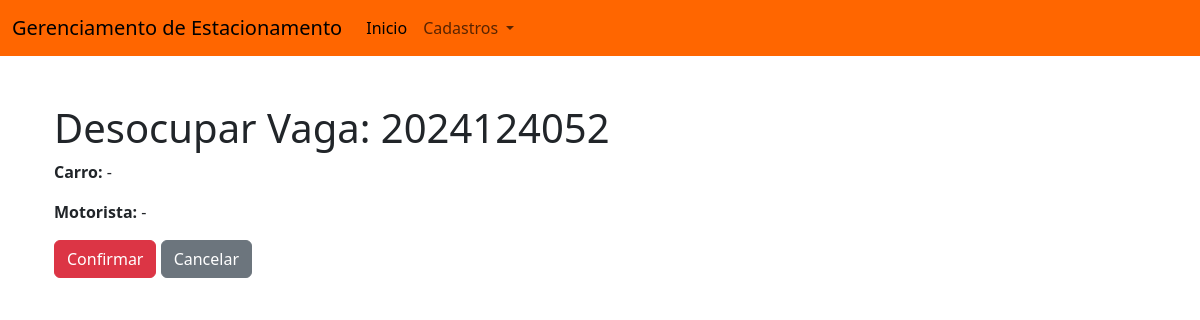
/vaga/desocupar/2024124052, run on an earlier commit of the app's database.
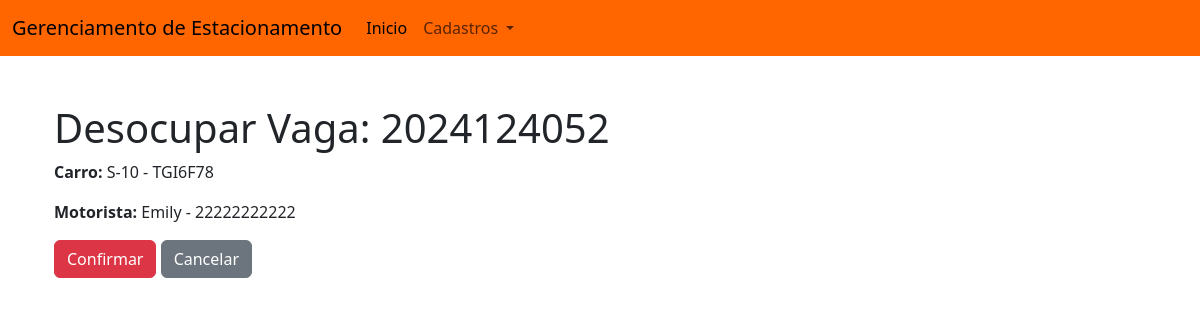
And on a later commit of the database.
### monitoramento/models.py (models this page shows, shortened)
class Vaga(models.Model):
    numero = models.PositiveIntegerField(unique=True, blank=True, null=True)
    veiculo = models.OneToOneField(Veiculo, blank=True, null=True, on_delete=models.DO_NOTHING, related_name='vaga')
    motorista =  models.OneToOneField(Motorista, blank=True, null=True, on_delete=models.DO_NOTHING, related_name='vaga')

class Veiculo(models.Model):
    placa = models.CharField(max_length=7, unique=True)
    marca = models.CharField(max_length=50)
    modelo = models.CharField(max_length=50)
    cor = models.CharField(max_length=20)

class Motorista(models.Model):
    nome = models.CharField(max_length=100)
    cpf = models.CharField(max_length=11, unique=True)
    telefone = models.CharField(max_length=15)

### monitoramento/views.py (the view)
# urls.py: path('vaga/desocupar/<int:numero>', views.vagas_desocupar, name='vagas_desocupar'),
def vagas_desocupar(request, numero):
    vaga = get_object_or_404(Vaga, numero=numero)
    if request.method =="POST":
        vaga.desocupar()
        return redirect(crud_vagas)
    return render(request, 'monitoramento/vagas_desocupar.html', {
        'vaga': vaga,
    })

### monitoramento/templates/monitoramento/vagas_desocupar.html (shortened to what this page needs)
{% extends 'base.html' %}
{% block content %}
    <div class="container mt-5">
        <h1>Desocupar Vaga: {{ vaga.numero }}</h1>
        <form method="post">
            <div class="mb-3">
                <p><b>Carro: </b> {{ vaga.veiculo.modelo }} - {{ vaga.veiculo.placa }}</p>
            </div>
            <div class="mb-3">
                <p><b>Motorista: </b> {{ vaga.motorista.nome }} - {{ vaga.motorista.cpf }}</p>
            </div>
            <button type="submit" class="btn btn-danger">Confirmar</button>
            <a href="{% url 'crud_veiculos' %}" class="btn btn-secondary">Cancelar</a>
        </form>
    </div>
{% endblock %}

What changed in the data, as far as the page shows it:
changed Vaga: veiculo.modelo (not shown) → "S-10"; veiculo.placa (not shown) → "TGI6F78"; motorista.nome (not shown) → "Emily"; motorista.cpf (not shown) → "22222222222"
